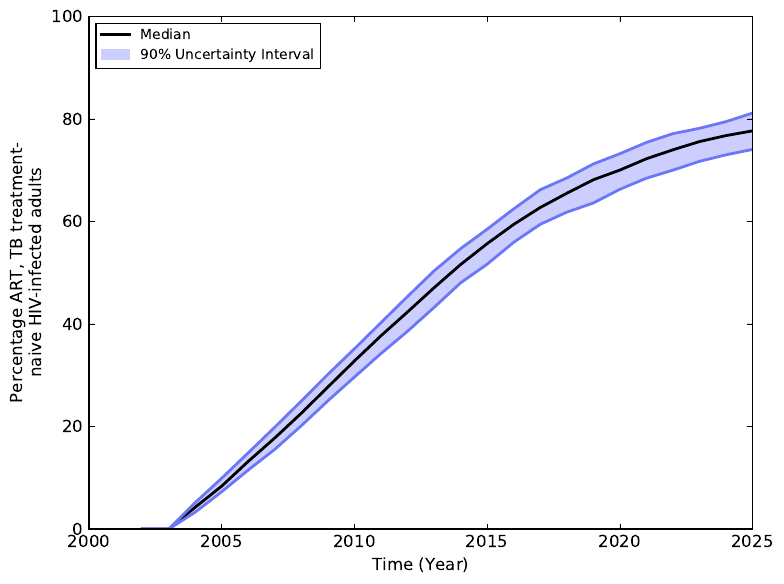

Source code (Python):
# In[1]:

# Load required modules ===============================================================
import numpy as np
import pandas as pd
import matplotlib.pyplot as plt
import matplotlib as mpl
import matplotlib.patches as mpatches
import matplotlib.lines as mlines

# In[2]:

# Load data/Read in CSV files ===============================================================
df = pd.read_csv('ART Coverage (Naive).csv')

# Plot the graph ===============================================================
mpl.style.use('classic') # Use classic MPL layout
plt.ticklabel_format(useOffset=False) # Plot the full year instead of in scientific form
plt.plot(df['Time (Year)'], df['Median'], color = 'black', linewidth = '2') # Plot the lines
plt.plot(df['Time (Year)'], df['L'], color = '#6b77f7', linewidth = '2')
plt.plot(df['Time (Year)'], df['U'], color = '#6b77f7', linewidth = '2')
plt.fill_between(df['Time (Year)'], df['L'], df['U'], color='#cccefd') # Shade in between the lines
plt.ylim([0, 100])
plt.ylabel('Percentage ART, TB treatment-\nnaive HIV-infected adults')
plt.xlabel('Time (Year)')
line = mlines.Line2D([],[], color="black", label = 'Median', linewidth=2) # Make a line for the legend
patch = mpatches.Patch(color='#cccefd', label='90% Uncertainty Interval') # Make box
plt.legend(handles = [line, patch], numpoints = 1, # Plot the legend
           prop={'size':10}, bbox_to_anchor=(0, 1), loc = 2)
plt.tight_layout()
plt.savefig('ART_Coverage.pdf', bbox_inches='tight')
